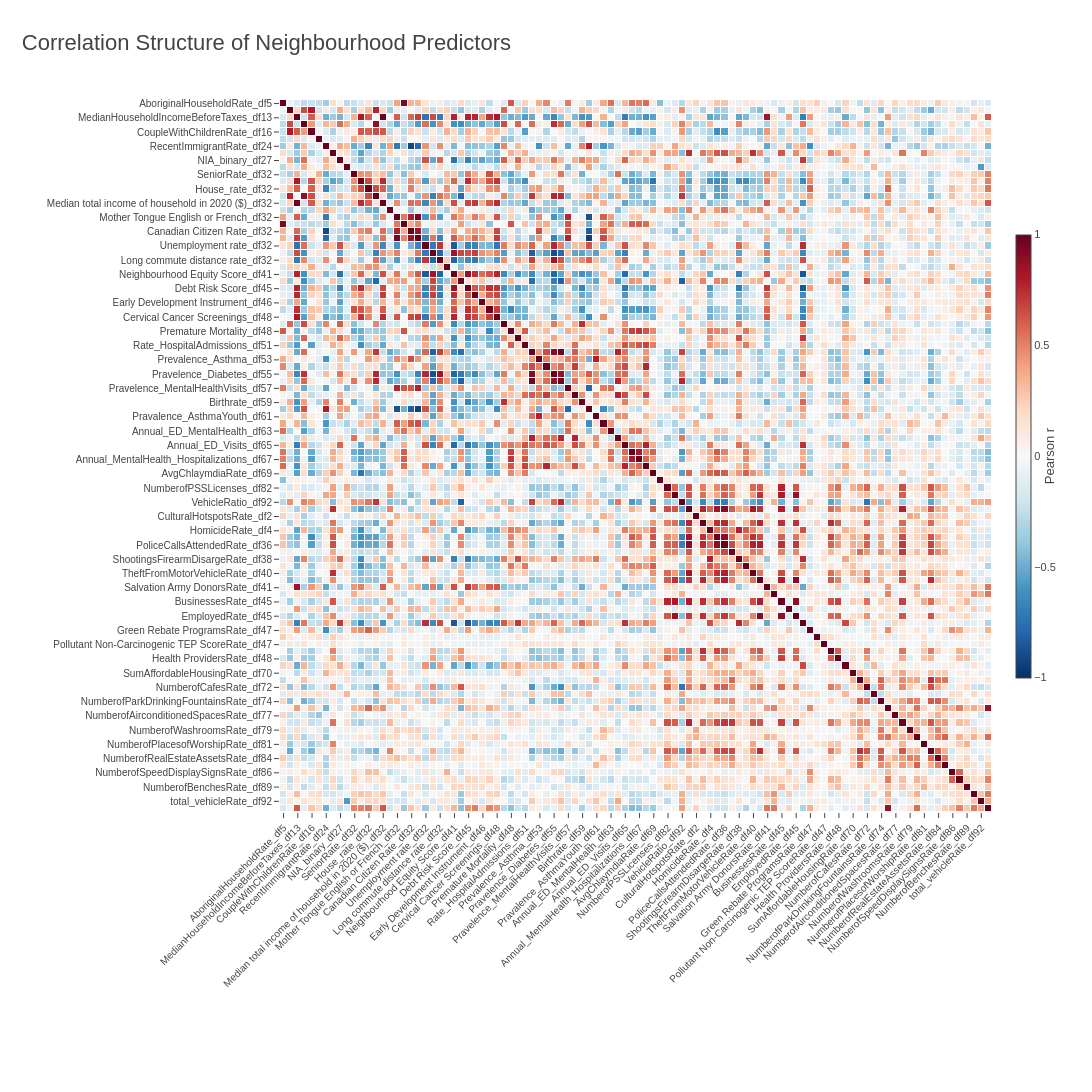

Notebook code for this chart:
### Markdown cell above
# Correlation

### Code cell
# Load data
df_merge_all = pd.read_excel("final_table.xlsx")

X_master = df_merge_all.drop(
    columns=[
        "NEIGHBOURHOOD_ID",
        "PercentVoted_df_dv"
    ]
)

# Numeric predictors only
X_numeric = X_master.select_dtypes(include=np.number)

# Correlation matrix

corr = X_numeric.corr()
cols = corr.columns


# P-value matrix

pvals = pd.DataFrame(
    np.nan,
    index=cols,
    columns=cols
)

for col1 in cols:
    for col2 in cols:

        if col1 == col2:
            pvals.loc[col1, col2] = 0
            continue

        valid = X_numeric[
            [col1, col2]
        ].dropna()

        if len(valid) >= 3:
            r, p = pearsonr(
                valid[col1],
                valid[col2]
            )

            pvals.loc[col1, col2] = p
            
# Create hover text matrix with same dimensions as correlation matrix
hover_text = np.empty(
    corr.shape,
    dtype=object
)

for i in range(corr.shape[0]):
    for j in range(corr.shape[1]):

        p = pvals.iloc[i, j]

        # Cleaner p-value formatting
        if p < 0.001:
            p_text = "< 0.001"
        else:
            p_text = f"{p:.3f}"

        hover_text[i, j] = (
            f"<b>{corr.columns[i]}</b><br>"
            f"vs. {corr.columns[j]}<br><br>"
            f"Pearson r: <b>{corr.iloc[i, j]:.2f}</b><br>"
            f"p-value: <b>{p_text}</b>"
        )


# Interactive heatmap

fig = go.Figure(
    data=go.Heatmap(
        z=corr.values,

        x=corr.columns,
        y=corr.index,

        text=hover_text,

        colorscale="RdBu_r",
        zmid=0,
        zmin=-1,
        zmax=1,

        xgap=1,
        ygap=1,

        colorbar=dict(
            title=dict(
                text="Pearson r",
                side="right"
            ),
            thickness=15,
            len=0.65,
            tickvals=[-1, -0.5, 0, 0.5, 1]
        ),

        hovertemplate=(
            "%{text}"
            "<extra></extra>"
        )
    )
)


# Layout

fig.update_layout(

    title=dict(
        text="Correlation Structure of Neighbourhood Predictors",
        x=0.02,
        xanchor="left",
        font=dict(
            size=22
        )
    ),

    width=1500,
    height=1400,

    paper_bgcolor="white",
    plot_bgcolor="white",

    font=dict(
        family="Arial",
        size=11
    ),

    margin=dict(
        l=280,
        r=100,
        t=100,
        b=280
    )
)


# X axis
fig.update_xaxes(
    tickangle=-45,
    side="bottom",
    showgrid=False,
    zeroline=False,
    tickfont=dict(size=10)
)


# Y axis
fig.update_yaxes(
    autorange="reversed",
    showgrid=False,
    zeroline=False,
    tickfont=dict(size=10)
)


fig.show()

fig.write_json(
    "correlation_matrix.json"
)

### Figure 1 — Plotly figure (JSON) as saved in the notebook; plotly's stock layout.template omitted (floating-point values rounded to 4 significant figures; data arrays with more than 128 entries replaced by an {"elided": "..."} marker saying what was removed)
{"data": [{"colorbar": {"len": 0.65, "thickness": 15, "tickvals": [-1, -0.5, 0, 0.5, 1], "title": {"side": "right", "text": "Pearson r"}}, "colorscale": [[0, "rgb(5,48,97)"], [0.1, "rgb(33,102,172)"], [0.2, "rgb(67,147,195)"], [0.3, "rgb(146,197,222)"], [0.4, "rgb(209,229,240)"], [0.5, "rgb(247,247,247)"], [0.6, "rgb(253,219,199)"], [0.7, "rgb(244,165,130)"], [0.8, "rgb(214,96,77)"], [0.9, "rgb(178,24,43)"], [1, "rgb(103,0,31)"]], "hovertemplate": "%{text}<extra></extra>", "text": {"elided": "100x100 str values"}, "type": "heatmap", "x": ["AboriginalHouseholdRate_df5", "ChildrenRate_df12", "MedianHouseholdIncomeBeforeTaxes_df13", "LargeHouseholdRate_df15", "CoupleWithChildrenRate_df16", "AvgHomePrice_df23", "RecentImmigrantRate_df24", "CrimeRatePer100_df26", "NIA_binary_df27", "Total Population_df32", "SeniorRate_df32", "Married or living common-law rate_df32", "House_rate_df32", "Average household size_df32", "Median total income of household in 2020 ($)_df32", "Occupied private dwellings by period of construction, 2016 to 2021 rate_df32", "Mother Tongue English or French_df32", "Indigenous Rate_df32", "Canadian Citizen Rate_df32", "Non-immigrant Rate_df32", "Unemployment rate_df32", "Advanced Degree Rate_df32", "Long commute distance rate_df32", "YouthArrestedRate_df35", "Neighbourhood Equity Score_df41", "Walk Score_df41", "Debt Risk Score_df45", "Home Prices_df45", "Early Development Instrument_df46", "Breast Cancer Screenings_df48", "Cervical Cancer Screenings_df48", "Female Fertility_df48", "Premature Mortality_df48", "Student Nutrition_df48", "Rate_HospitalAdmissions_df51", "Prevalence_2+_ChronicConditions_df52", "Prevalence_Asthma_df53", "Pravalence_COPD_df54", "Pravelence_Diabetes_df55", "Pravelence_HighBloodPressure_df56", "Pravelence_MentalHealthVisits_df57", "AnnualRate_Hospitalizations_df58", "Birthrate_df59", "PercentBirths_MothersNotBornInCanada_df60", "Pravalence_AsthmaYouth_df61", "Annual_Injury_ED_df62", "Annual_ED_MentalHealth_df63", "Pravalence_CHF_df64", "Annual_ED_Visits_df65", "Annual_MentalHealth_ED_df66", "Annual_MentalHealth_Hospitalizations_df67", "Annual_PrematureDeaths_df68", "AvgChlaymdiaRate_df69", "FoodInspectionOutcome_df76", "NumberofPSSLicenses_df82", "NumberofCommericalIndustrialPropertiesforSale_df91", "VehicleRatio_df92", "OFFENCE_RATE_df1", "CulturalHotspotsRate_df2", "HateCrimeRate_df3", "HomicideRate_df4", "MentalHealthApprehensionRate_df25", "PoliceCallsAttendedRate_df36", "PoliceTicketRate_df37", "ShootingsFirearmDisargeRate_df38", "SocialHousingUnitRate_df39", "TheftFromMotorVehicleRate_df40", "City Grants Funding $Rate_df41", "Salvation Army DonorsRate_df41", "Watermain BreaksRate_df41", "BusinessesRate_df45", "Child Care SpaceRate_df45", "EmployedRate_df45", "Social Assistance RecipientsRate_df45", "Green Rebate ProgramsRate_df47", "Pollutant Carcinogenic TEP ScoreRate_df47", "Pollutant Non-Carcinogenic TEP ScoreRate_df47", "CrucialSeverityDineSafeInspectionsRate_df48", "Health ProvidersRate_df48", "Rent Bank ApplicantsRate_df49", "SumAffordableHousingRate_df70", "NumberofBridgesRate_df71", "NumberofCafesRate_df72", "NumberofClothingDropboxRate_df73", "NumberofParkDrinkingFountainsRate_df74", "NumberofFireHydrantsRate_df75", "NumberofAirconditionedSpacesRate_df77", "NumberofMotorVehicleCollisionsRate_df78", "NumberofWashroomsRate_df79", "NumberofParksandRecRate_df80", "NumberofPlacesofWorshipRate_df81", "NumberofArtRate_df83", "NumberofRealEstateAssetsRate_df84", "NumberofLandAssetsRate_df85", "NumberofSpeedDisplaySignsRate_df86", "NumberofSchoolsRate_df88", "NumberofBenchesRate_df89", "NumberofTennisCourtsRate_df90", "total_vehicleRate_df92", "NumberofTreesRate_df93"], "xgap": 1, "y": ["AboriginalHouseholdRate_df5", "ChildrenRate_df12", "MedianHouseholdIncomeBeforeTaxes_df13", "LargeHouseholdRate_df15", "CoupleWithChildrenRate_df16", "AvgHomePrice_df23", "RecentImmigrantRate_df24", "CrimeRatePer100_df26", "NIA_binary_df27", "Total Population_df32", "SeniorRate_df32", "Married or living common-law rate_df32", "House_rate_df32", "Average household size_df32", "Median total income of household in 2020 ($)_df32", "Occupied private dwellings by period of construction, 2016 to 2021 rate_df32", "Mother Tongue English or French_df32", "Indigenous Rate_df32", "Canadian Citizen Rate_df32", "Non-immigrant Rate_df32", "Unemployment rate_df32", "Advanced Degree Rate_df32", "Long commute distance rate_df32", "YouthArrestedRate_df35", "Neighbourhood Equity Score_df41", "Walk Score_df41", "Debt Risk Score_df45", "Home Prices_df45", "Early Development Instrument_df46", "Breast Cancer Screenings_df48", "Cervical Cancer Screenings_df48", "Female Fertility_df48", "Premature Mortality_df48", "Student Nutrition_df48", "Rate_HospitalAdmissions_df51", "Prevalence_2+_ChronicConditions_df52", "Prevalence_Asthma_df53", "Pravalence_COPD_df54", "Pravelence_Diabetes_df55", "Pravelence_HighBloodPressure_df56", "Pravelence_MentalHealthVisits_df57", "AnnualRate_Hospitalizations_df58", "Birthrate_df59", "PercentBirths_MothersNotBornInCanada_df60", "Pravalence_AsthmaYouth_df61", "Annual_Injury_ED_df62", "Annual_ED_MentalHealth_df63", "Pravalence_CHF_df64", "Annual_ED_Visits_df65", "Annual_MentalHealth_ED_df66", "Annual_MentalHealth_Hospitalizations_df67", "Annual_PrematureDeaths_df68", "AvgChlaymdiaRate_df69", "FoodInspectionOutcome_df76", "NumberofPSSLicenses_df82", "NumberofCommericalIndustrialPropertiesforSale_df91", "VehicleRatio_df92", "OFFENCE_RATE_df1", "CulturalHotspotsRate_df2", "HateCrimeRate_df3", "HomicideRate_df4", "MentalHealthApprehensionRate_df25", "PoliceCallsAttendedRate_df36", "PoliceTicketRate_df37", "ShootingsFirearmDisargeRate_df38", "SocialHousingUnitRate_df39", "TheftFromMotorVehicleRate_df40", "City Grants Funding $Rate_df41", "Salvation Army DonorsRate_df41", "Watermain BreaksRate_df41", "BusinessesRate_df45", "Child Care SpaceRate_df45", "EmployedRate_df45", "Social Assistance RecipientsRate_df45", "Green Rebate ProgramsRate_df47", "Pollutant Carcinogenic TEP ScoreRate_df47", "Pollutant Non-Carcinogenic TEP ScoreRate_df47", "CrucialSeverityDineSafeInspectionsRate_df48", "Health ProvidersRate_df48", "Rent Bank ApplicantsRate_df49", "SumAffordableHousingRate_df70", "NumberofBridgesRate_df71", "NumberofCafesRate_df72", "NumberofClothingDropboxRate_df73", "NumberofParkDrinkingFountainsRate_df74", "NumberofFireHydrantsRate_df75", "NumberofAirconditionedSpacesRate_df77", "NumberofMotorVehicleCollisionsRate_df78", "NumberofWashroomsRate_df79", "NumberofParksandRecRate_df80", "NumberofPlacesofWorshipRate_df81", "NumberofArtRate_df83", "NumberofRealEstateAssetsRate_df84", "NumberofLandAssetsRate_df85", "NumberofSpeedDisplaySignsRate_df86", "NumberofSchoolsRate_df88", "NumberofBenchesRate_df89", "NumberofTennisCourtsRate_df90", "total_vehicleRate_df92", "NumberofTreesRate_df93"], "ygap": 1, "z": {"elided": "100x100 float values"}, "zmax": 1, "zmid": 0, "zmin": -1}], "layout": {"font": {"family": "Arial", "size": 11}, "height": 1400, "margin": {"b": 280, "l": 280, "r": 100, "t": 100}, "paper_bgcolor": "white", "plot_bgcolor": "white", "title": {"font": {"size": 22}, "text": "Correlation Structure of Neighbourhood Predictors", "x": 0.02, "xanchor": "left"}, "width": 1500, "xaxis": {"showgrid": false, "side": "bottom", "tickangle": -45, "tickfont": {"size": 10}, "zeroline": false}, "yaxis": {"autorange": "reversed", "showgrid": false, "tickfont": {"size": 10}, "zeroline": false}}}
